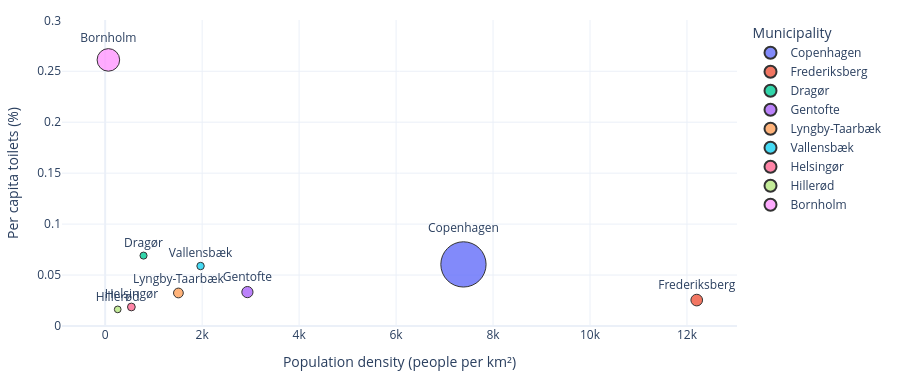

Notebook code for this chart:
### Markdown cell above
## 3.6 Scatter plot of Per capita toilet distribution

### Code cell
pop_df["Municipality"] = pop_df["Municipality"].str.strip()
gdf1["label_dk"] = gdf1["label_dk"].str.strip()

pop_df.columns = pop_df.columns.str.strip()

# Rename messy columns
pop_df = pop_df.rename(columns={
    "Municipalty": "Municipality",
    "Population density/(km^2)": "Population density",
    "Total number of toilets": "Total toilets",
    "Per Capita toilets": "Per capita toilets",
    "Per square km toilets": "Per square km toilets"
})

# Clean values
pop_df["Municipality"] = pop_df["Municipality"].astype(str).str.strip()

pop_df["Per capita toilets"] = (
    pop_df["Per capita toilets"]
    .astype(str)
    .str.replace("%", "", regex=False)
    .astype(float)
)

pop_df["Population density"] = pd.to_numeric(pop_df["Population density"], errors="coerce")
pop_df["Total toilets"] = pd.to_numeric(pop_df["Total toilets"], errors="coerce")

# Scatter plot
fig = px.scatter(
    pop_df,
    x="Population density",
    y="Per capita toilets",
    size="Total toilets",
    color="Municipality",
    hover_name="Municipality",
    text="Municipality",
    size_max=32,
    #title="Population Density vs Per Capita Toilet Access",
    labels={
        "Population density": "Population density (people per km²)",
        "Per capita toilets": "Per capita toilets (%)",
        "Total toilets": "Total toilets"
    },
    template="plotly_white"
)

fig.update_traces(
    textposition="top center",
    marker=dict(
        opacity=0.8,
        line=dict(width=1, color="black")
    )
)

fig.update_layout(

    height=380,

    margin=dict(
        l=40,
        r=40,
        t=20,
        b=40
    ),

    legend_title_text="Municipality",

    yaxis=dict(
        title="Per capita toilets (%)",
        automargin=True,
        range=[
            0,
            pop_df["Per capita toilets"].max() * 1.15
        ]
    )
)

import os

# Create folder 
os.makedirs("maps", exist_ok=True)

# Save interactive HTML
fig.write_html("maps/scatter_plot.html")
#fig.write_image("plots/scatter_plot.png")
fig.show()

### Figure 1 — Plotly figure (JSON) as saved in the notebook; plotly's stock layout.template omitted (floating-point values rounded to 4 significant figures)
{"data": [{"hovertemplate": "<b>%{hovertext}</b><br><br>Municipality=%{text}<br>Population density (people per km²)=%{x}<br>Per capita toilets (%)=%{y}<br>Total toilets=%{marker.size}<extra></extra>", "hovertext": ["Copenhagen"], "legendgroup": "Copenhagen", "marker": {"color": "#636efa", "line": {"color": "black", "width": 1}, "opacity": 0.8, "size": [406], "sizemode": "area", "sizeref": 0.3965, "symbol": "circle"}, "mode": "markers+text", "name": "Copenhagen", "orientation": "v", "showlegend": true, "text": ["Copenhagen"], "textposition": "top center", "type": "scatter", "x": [7390.0], "xaxis": "x", "y": [0.06044], "yaxis": "y"}, {"hovertemplate": "<b>%{hovertext}</b><br><br>Municipality=%{text}<br>Population density (people per km²)=%{x}<br>Per capita toilets (%)=%{y}<br>Total toilets=%{marker.size}<extra></extra>", "hovertext": ["Frederiksberg"], "legendgroup": "Frederiksberg", "marker": {"color": "#EF553B", "line": {"color": "black", "width": 1}, "opacity": 0.8, "size": [27], "sizemode": "area", "sizeref": 0.3965, "symbol": "circle"}, "mode": "markers+text", "name": "Frederiksberg", "orientation": "v", "showlegend": true, "text": ["Frederiksberg"], "textposition": "top center", "type": "scatter", "x": [12200.0], "xaxis": "x", "y": [0.02544], "yaxis": "y"}, {"hovertemplate": "<b>%{hovertext}</b><br><br>Municipality=%{text}<br>Population density (people per km²)=%{x}<br>Per capita toilets (%)=%{y}<br>Total toilets=%{marker.size}<extra></extra>", "hovertext": ["Dragør"], "legendgroup": "Dragør", "marker": {"color": "#00cc96", "line": {"color": "black", "width": 1}, "opacity": 0.8, "size": [10], "sizemode": "area", "sizeref": 0.3965, "symbol": "circle"}, "mode": "markers+text", "name": "Dragør", "orientation": "v", "showlegend": true, "text": ["Dragør"], "textposition": "top center", "type": "scatter", "x": [790.9], "xaxis": "x", "y": [0.06909], "yaxis": "y"}, {"hovertemplate": "<b>%{hovertext}</b><br><br>Municipality=%{text}<br>Population density (people per km²)=%{x}<br>Per capita toilets (%)=%{y}<br>Total toilets=%{marker.size}<extra></extra>", "hovertext": ["Gentofte"], "legendgroup": "Gentofte", "marker": {"color": "#ab63fa", "line": {"color": "black", "width": 1}, "opacity": 0.8, "size": [25], "sizemode": "area", "sizeref": 0.3965, "symbol": "circle"}, "mode": "markers+text", "name": "Gentofte", "orientation": "v", "showlegend": true, "text": ["Gentofte"], "textposition": "top center", "type": "scatter", "x": [2934.0], "xaxis": "x", "y": [0.03329], "yaxis": "y"}, {"hovertemplate": "<b>%{hovertext}</b><br><br>Municipality=%{text}<br>Population density (people per km²)=%{x}<br>Per capita toilets (%)=%{y}<br>Total toilets=%{marker.size}<extra></extra>", "hovertext": ["Lyngby-Taarbæk"], "legendgroup": "Lyngby-Taarbæk", "marker": {"color": "#FFA15A", "line": {"color": "black", "width": 1}, "opacity": 0.8, "size": [19], "sizemode": "area", "sizeref": 0.3965, "symbol": "circle"}, "mode": "markers+text", "name": "Lyngby-Taarbæk", "orientation": "v", "showlegend": true, "text": ["Lyngby-Taarbæk"], "textposition": "top center", "type": "scatter", "x": [1511.0], "xaxis": "x", "y": [0.03242], "yaxis": "y"}, {"hovertemplate": "<b>%{hovertext}</b><br><br>Municipality=%{text}<br>Population density (people per km²)=%{x}<br>Per capita toilets (%)=%{y}<br>Total toilets=%{marker.size}<extra></extra>", "hovertext": ["Vallensbæk"], "legendgroup": "Vallensbæk", "marker": {"color": "#19d3f3", "line": {"color": "black", "width": 1}, "opacity": 0.8, "size": [11], "sizemode": "area", "sizeref": 0.3965, "symbol": "circle"}, "mode": "markers+text", "name": "Vallensbæk", "orientation": "v", "showlegend": true, "text": ["Vallensbæk"], "textposition": "top center", "type": "scatter", "x": [1967.0], "xaxis": "x", "y": [0.05886], "yaxis": "y"}, {"hovertemplate": "<b>%{hovertext}</b><br><br>Municipality=%{text}<br>Population density (people per km²)=%{x}<br>Per capita toilets (%)=%{y}<br>Total toilets=%{marker.size}<extra></extra>", "hovertext": ["Helsingør"], "legendgroup": "Helsingør", "marker": {"color": "#FF6692", "line": {"color": "black", "width": 1}, "opacity": 0.8, "size": [12], "sizemode": "area", "sizeref": 0.3965, "symbol": "circle"}, "mode": "markers+text", "name": "Helsingør", "orientation": "v", "showlegend": true, "text": ["Helsingør"], "textposition": "top center", "type": "scatter", "x": [540.3], "xaxis": "x", "y": [0.01868], "yaxis": "y"}, {"hovertemplate": "<b>%{hovertext}</b><br><br>Municipality=%{text}<br>Population density (people per km²)=%{x}<br>Per capita toilets (%)=%{y}<br>Total toilets=%{marker.size}<extra></extra>", "hovertext": ["Hillerød"], "legendgroup": "Hillerød", "marker": {"color": "#B6E880", "line": {"color": "black", "width": 1}, "opacity": 0.8, "size": [9], "sizemode": "area", "sizeref": 0.3965, "symbol": "circle"}, "mode": "markers+text", "name": "Hillerød", "orientation": "v", "showlegend": true, "text": ["Hillerød"], "textposition": "top center", "type": "scatter", "x": [258.5], "xaxis": "x", "y": [0.01631], "yaxis": "y"}, {"hovertemplate": "<b>%{hovertext}</b><br><br>Municipality=%{text}<br>Population density (people per km²)=%{x}<br>Per capita toilets (%)=%{y}<br>Total toilets=%{marker.size}<extra></extra>", "hovertext": ["Bornholm"], "legendgroup": "Bornholm", "marker": {"color": "#FF97FF", "line": {"color": "black", "width": 1}, "opacity": 0.8, "size": [101], "sizemode": "area", "sizeref": 0.3965, "symbol": "circle"}, "mode": "markers+text", "name": "Bornholm", "orientation": "v", "showlegend": true, "text": ["Bornholm"], "textposition": "top center", "type": "scatter", "x": [65.71], "xaxis": "x", "y": [0.2611], "yaxis": "y"}], "layout": {"height": 380, "legend": {"itemsizing": "constant", "title": {"text": "Municipality"}, "tracegroupgap": 0}, "margin": {"b": 40, "l": 40, "r": 40, "t": 20}, "xaxis": {"anchor": "y", "domain": [0, 1], "title": {"text": "Population density (people per km²)"}}, "yaxis": {"anchor": "x", "automargin": true, "domain": [0, 1], "range": [0, 0.3003], "title": {"text": "Per capita toilets (%)"}}}}
